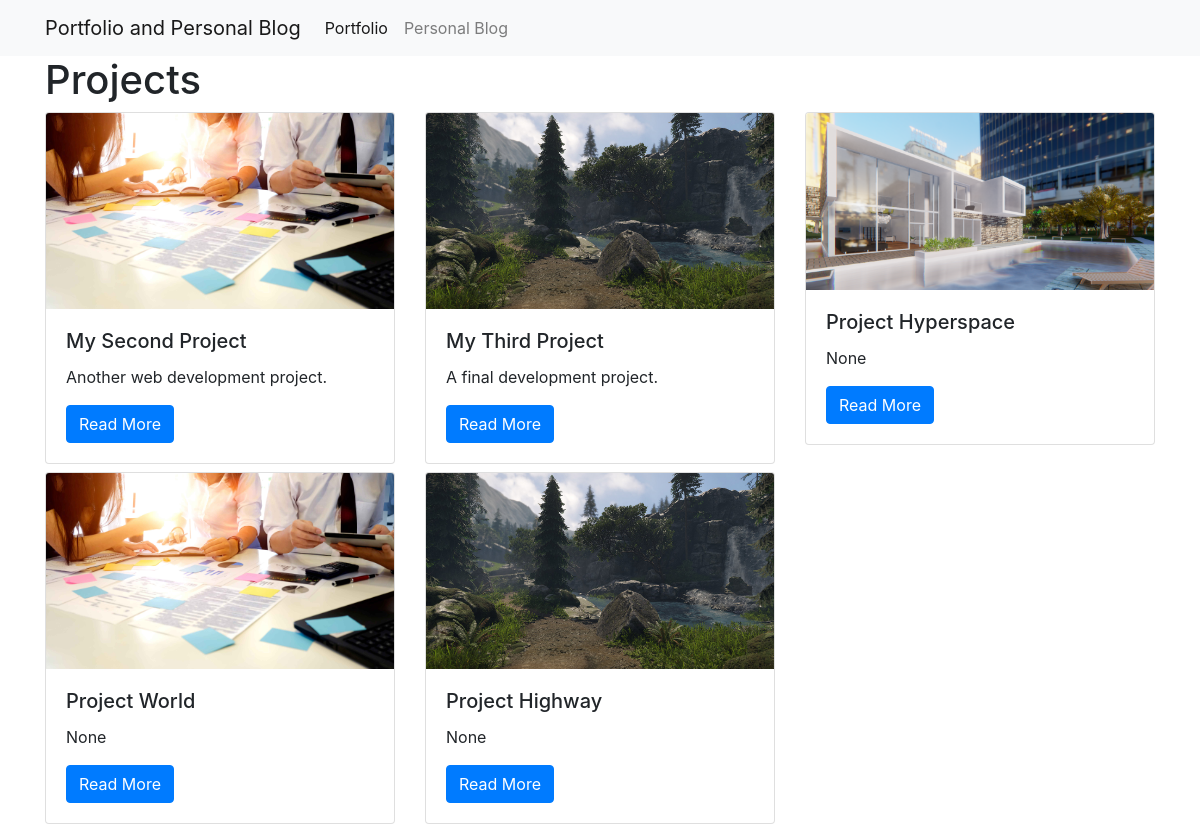
The page /portfolio/ on the database its author committed.
### portfolio/models.py (models this page shows)
class Project(models.Model):
    title = models.CharField(max_length=100)
    description = models.TextField()
    technology = models.CharField(max_length=20)
    image = models.FilePathField(path="/img")

### portfolio/views.py (the view)
# urls.py: path("", views.project_index, name="project_index"),
def project_index(request):
    projects = Project.objects.all()
    context = {
        'projects': projects
    }
    return render(request, 'project_index.html', context)

### portfolio/templates/project_index.html
{% extends "base.html" %}
{% load static %}
{% block page_content %}
<h1>Projects</h1>
<div class="row">
{% for project in projects %}
    <div class="col-md-4">
        <div class="card mb-2">
            <img class="card-img-top" src="{% static project.image %}">
            <div class="card-body">
                <h5 class="card-title">{{ project.title }}</h5>
                <p class="card-text">{{ project.description }}</p>
                <a href="{% url 'project_detail' project.pk %}"
                   class="btn btn-primary">
                    Read More
                </a>
            </div>
        </div>
    </div>
    {% endfor %}
</div>
{% endblock %}

### rows shown on the page
Project: image (picture), title "My Second Project", description "Another web development project."
Project: image (picture), title "My Third Project", description "A final development project."
Project: image (picture), title "Project Hyperspace", description "None"
Project: image (picture), title "Project World", description "None"
Project: image (picture), title "Project Highway", description "None"
